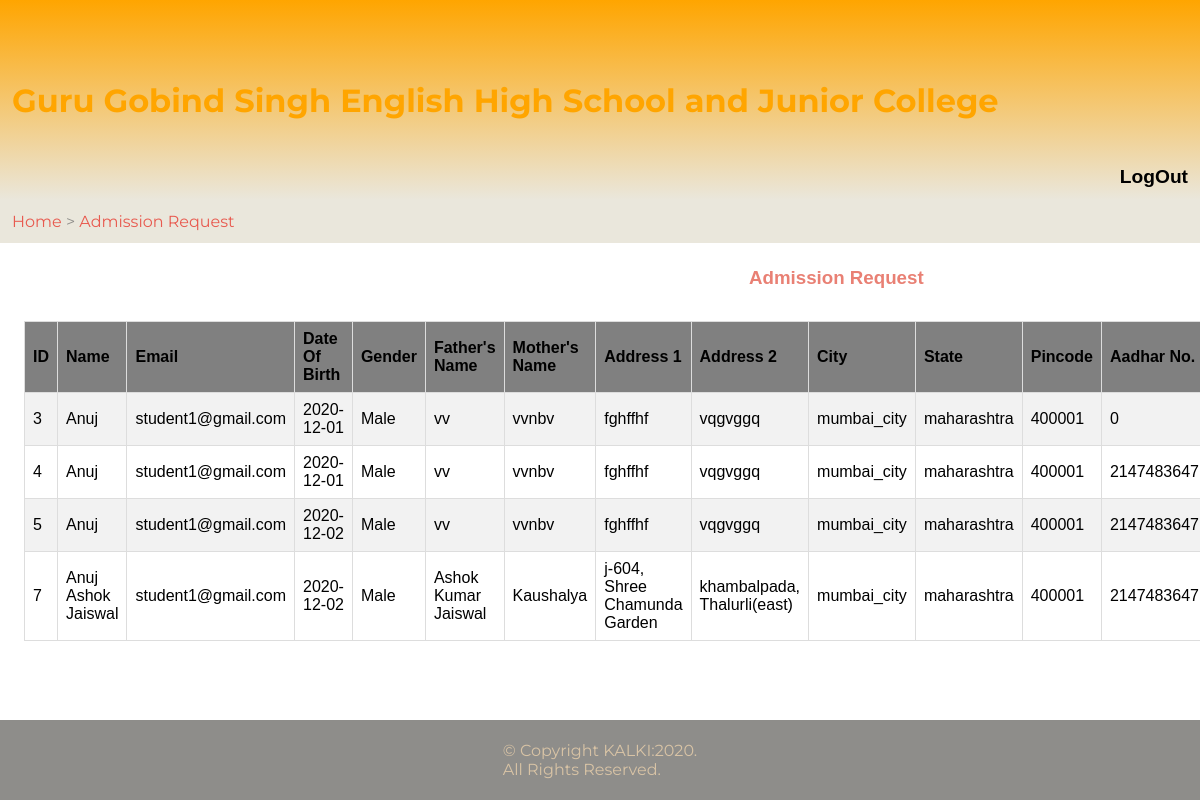
Screenshot of /PHP/prAdmissionRequest.php with the database file from the repository.
### tables this page shows
CREATE TABLE `example` (
  `id` int(11) NOT NULL,
  `name` varchar(255) NOT NULL,
  `email` varchar(255) NOT NULL,
  `dob` varchar(255) NOT NULL,
  `gender` varchar(255) NOT NULL,
  `fname` varchar(255) NOT NULL,
  `mname` varchar(255) NOT NULL,
  `add1` varchar(255) NOT NULL,
  `add2` varchar(255) NOT NULL,
  `city` varchar(255) NOT NULL,
  `state` varchar(255) NOT NULL,
  `pincode` int(11) NOT NULL,
  `uid` int(100) NOT NULL,
  `pan` varchar(255) NOT NULL,
  `class` varchar(255) NOT NULL,
  `managequota` varchar(255) NOT NULL,
  `sportquota` varchar(255) NOT NULL
);

### PHP/prAdmissionRequest.php (the view, shortened to what this page needs)
<?php
  require 'header.php';
  $sql = "SELECT * FROM example";
  $res = mysqli_query($conn,$sql);
?>
<!DOCTYPE html>
<html lang="en" dir="ltr">
<head>
  <link href="../CSS/mainT.css" rel="stylesheet" type="text/css" />
  <link rel="stylesheet" type="text/css" href="https://cdnjs.cloudflare.com/ajax/libs/font-awesome/4.7.0/css/font-awesome.min.css">
</head>
<body>
  <div class="linkhead">
  <link href="../CSS/mainT.css" rel="stylesheet" type="text/css" />
    <p><a href="prhome.php">Home</a> > <a href="prMsgStudent.php">Admission Request</a></p>
</div>
      <div class="mainbod">
      <table class="table">
        <caption class="table-header"><h3>Admission Request</h3></caption>
        <tr style="background-color: Grey">
          <td ><strong>ID</strong></td><td ><strong>Name</strong></td>
          <td ><strong>Email</strong></td><td ><strong>Date Of Birth</strong></td>
          <td ><strong>Gender</strong></td><td ><strong>Father's Name</strong></td>
          <td ><strong>Mother's Name</strong></td><td ><strong>Address 1</strong></td>
          <td ><strong>Address 2</strong></td><td ><strong>City</strong></td>
          <td ><strong>State</strong></td><td ><strong>Pincode</strong></td>
          <td ><strong>Aadhar No.</strong></td><td ><strong>Pan No.</strong></td>
        </tr>
          <?php
          while($row = mysqli_fetch_assoc($res)) {
              echo '<tr><td>'.$row['id'] . '</td><td>'.$row['name'] . "</td><td>".$row['email']."</td><td>".$row['dob'] . "</td><td>".$row['gender']."</td><td>".$row['fname'] . "</td><td>".$row['mname']."</td><td>".$row['add1'] . "</td><td>".$row['add2']."</td><td>".$row['city'] . "</td><td>".$row['state']."</td><td>".$row['pincode'] . "</td><td>".$row['uid']."</td><td>".$row['pan'] . "</td><td>".$row['class']."</td><td>".$row['managequota'] . "</td><td>".$row['sportquota'].'</td><td><a class= "action-d" href= "prAdmissionRequestdelete.php?id='.$row['id'].'"><i class="fa fa-trash" title="Delete"></i></a></td>';
          ?>
          <?php
          };
          ?>
      </table>
      </div>
       <?php include 'footer.php' ?>
    </body>
</html>

### PHP/header.php (shortened to what this page needs)
<!DOCTYPE html>
<html>
<head>
    <link rel="stylesheet" type="text/css" href="../CSS/mainheader.css">
</head>
<body>
    <div class="header1"><h1>Guru Gobind Singh English High School and Junior College</h1>
		<div class="log">
			<a href="../login.html"><button>LogOut</button></a>
		</div>
    </div>
</body>
</html>

### PHP/footer.php (shortened to what this page needs)
<!DOCTYPE html>
<html>
<head>
    <link rel="stylesheet" type="text/css" href="../CSS/mainheader.css">
</head>
<body>
    <div class="footer">
          <p>&copy Copyright KALKI:2020.<br>All Rights Reserved.</br></p>
      </div>
</body>
</html>

### css/mainheader.css (style rules this page uses)
* { padding: 0; margin: 0 }
html { height: 100%; width: 100%; }
body { font-family: montserrat; height: 100%; }
.header1 { position: relative; top: 0; display: flex; height: 25%; align-items: center; background-color: #ffa500; background: linear-gradient(to bottom, #ffa500,#eae7dc); }
.header1 h1 { margin-left: 1%; flex-grow: 4; color: #ffa500; }
.log button { border:none; border-bottom: 0; background-color: inherit; margin: 105% 0 0 0 ; padding: 1%; font-weight: bold; font-size: 120%; position: absolute; bottom: 0; right: 0; }

### css/mainT.css (style rules this page uses)
* { padding: 0; margin: 0 }
html { height: 100%; overflow: hidden; width: 100%; }
a { text-decoration: none; }
.linkhead { padding: 1%; align-self:flex-end; flex-grow: 1; width: 98%; color: #8E8D8A; background-color: #EAE7DC; }
.linkhead a { color: #e85a4f; }
.mainbod { padding: 2%; overflow-y: scroll; scroll-behavior: smooth; height: 51%; }
table { font-family: "Trebuchet MS", Arial, Helvetica, sans-serif; border-collapse: collapse; width: 100%; }
.table-header { margin-bottom: 2%; color: #e98074; }
table td, table th { border: 1px solid #ddd; padding: 8px; }
table tr:nth-child(even) { background-color: #f2f2f2; }
.footer { background: #8E8D8A; width: 100%; height: 10vh; position: fixed; bottom:0; display: flex; align-items: center; justify-content: center; }
.footer p { color: #d8c3a5; }

### rows the page displays
example: id "3", name "Anuj", email "student1@gmail.com", dob "2020-12-01", gender "Male", fname "vv", mname "vvnbv", add1 "fghffhf", add2 "vqgvggq", city "mumbai_city", state "maharashtra", pincode "400001", uid "0"
example: id "4", name "Anuj", email "student1@gmail.com", dob "2020-12-01", gender "Male", fname "vv", mname "vvnbv", add1 "fghffhf", add2 "vqgvggq", city "mumbai_city", state "maharashtra", pincode "400001", uid "2147483647"
example: id "5", name "Anuj", email "student1@gmail.com", dob "2020-12-02", gender "Male", fname "vv", mname "vvnbv", add1 "fghffhf", add2 "vqgvggq", city "mumbai_city", state "maharashtra", pincode "400001", uid "2147483647"
example: id "7", name "Anuj Ashok Jaiswal", email "student1@gmail.com", dob "2020-12-02", gender "Male", fname "Ashok Kumar Jaiswal", mname "Kaushalya", add1 "j-604, Shree Chamunda Garden", add2 "khambalpada, Thalurli(east)", city "mumbai_city", state "maharashtra", pincode "400001", uid "2147483647"
